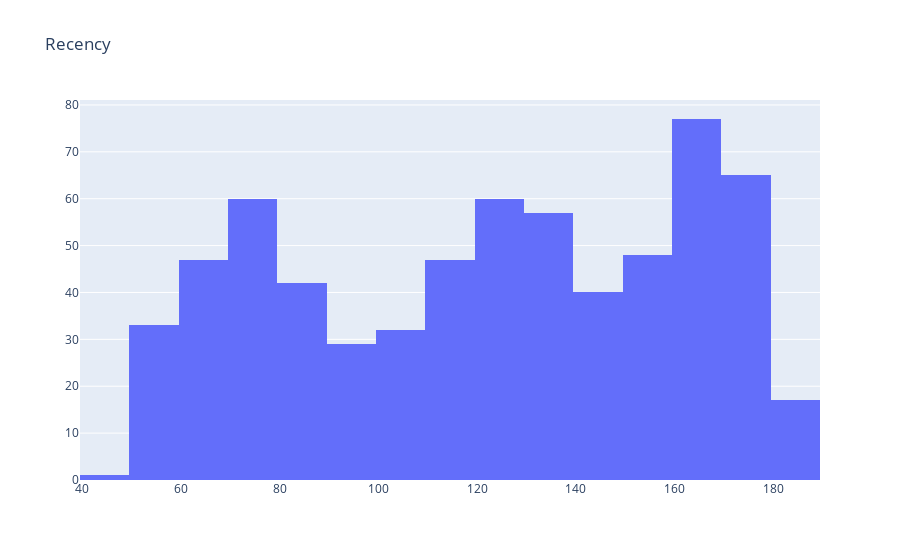

Here is the notebook cell this chart was saved with:
### Code cell
# import plotly for visualization
import chart_studio.plotly as py
from chart_studio import plotly
# import plotly.plotly as py
import plotly.offline as pyoff
import plotly.graph_objects as go



# Plot recency
plot_data = [
    go.Histogram(
        x=tx_user['Recency']
    )
]

plot_layout = go.Layout(
        title='Recency'
    )
fig = go.Figure(data=plot_data, layout=plot_layout)
pyoff.iplot(fig)

### Figure 1 — Plotly figure (JSON) as saved in the notebook; plotly's stock layout.template omitted (floating-point values rounded to 4 significant figures; data arrays with more than 128 entries replaced by an {"elided": "..."} marker saying what was removed)
{"data": [{"type": "histogram", "x": {"elided": "655 int values"}}], "layout": {"title": {"text": "Recency"}}}
